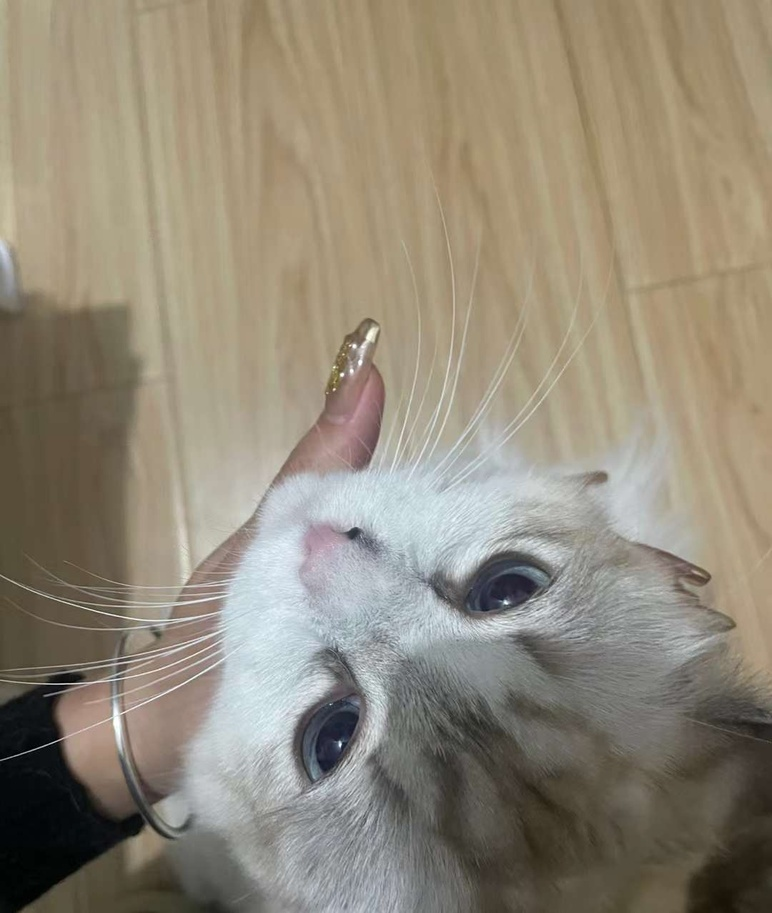
#> input picture 2022/chapter7/examples/Cat/cat.jpg, 772 x 913 px, shrunk from 1080 x 1277 before the run
$ python 002-less-100.py
#> lines starting #> are read from the running program, lines starting #| are printed output that depends on the picture
from PIL import Image
im = Image.open('cat.jpg')
#> im is the input picture: PIL image 772x913 RGB; mean R, G, B 145.6, 137, 120.3
print(im.mode)
#| RGB
r, g, b = im.split()
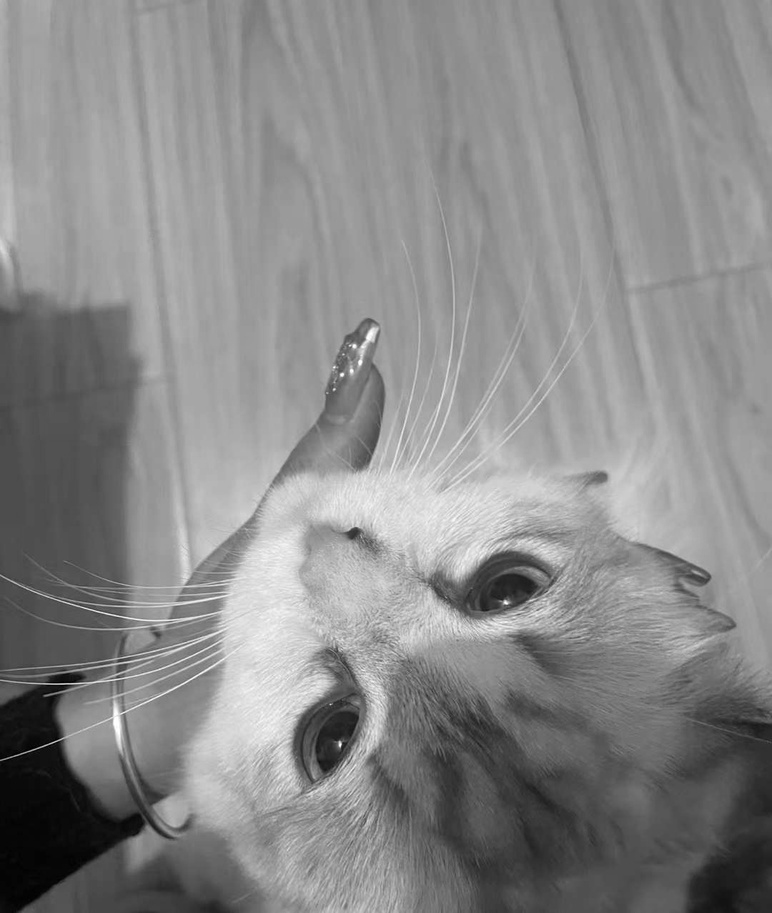
#> g: PIL image 772x913 L; min 0, max 255, mean 137
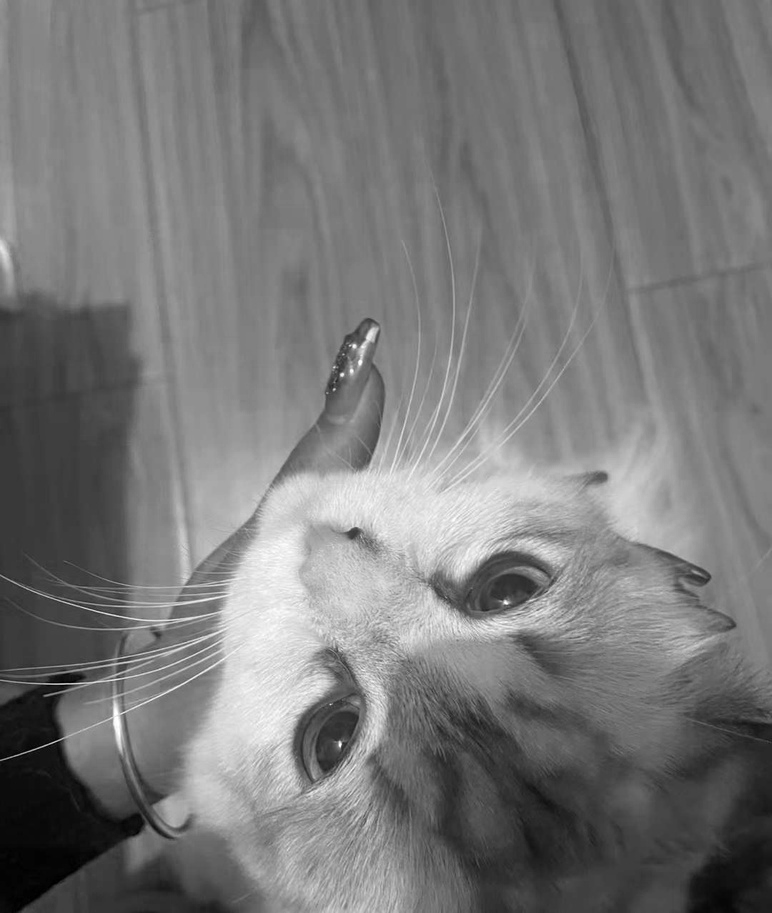
#> b: PIL image 772x913 L; min 0, max 255, mean 120.3
threshhold = 100
newr = r.point(lambda i: i < threshhold and i or 255)  # 选择red通道值低于100的像素点
newg = g.point(lambda i: i < threshhold and i or 255)  # 选择green通道值低于100的像素点
newb = b.point(lambda i: i < threshhold and i or 255)  # 选择blue通道值低于100的像素点
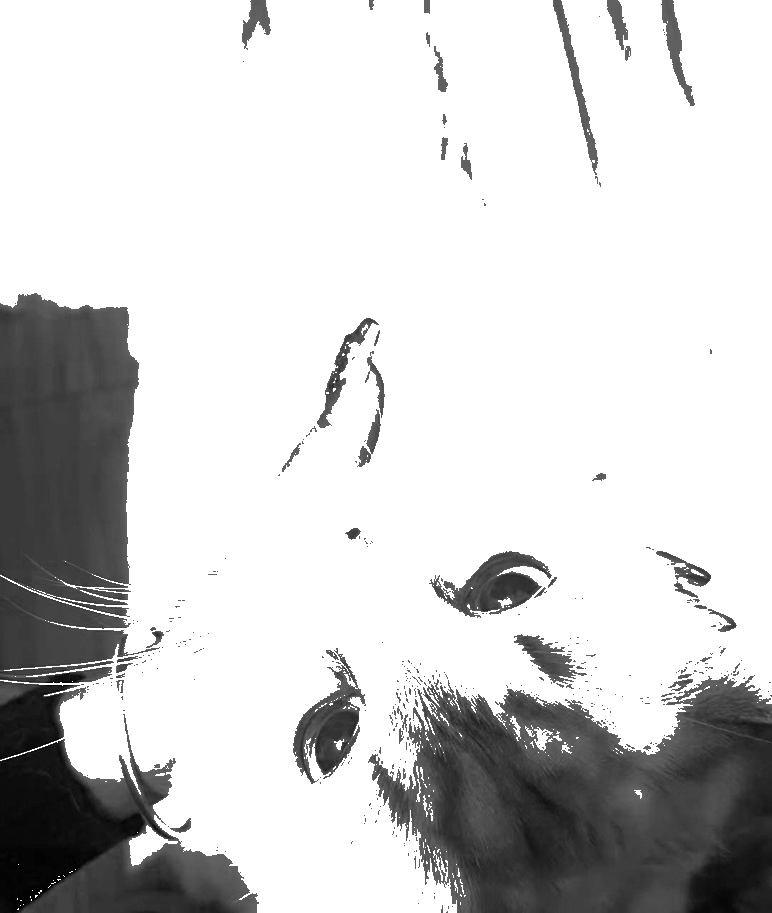
#> newb: PIL image 772x913 L; min 1, max 255, mean 207.7
om = Image.merge(im.mode, (r, newg, newb))
om.save('birdnestMerge-less-{}-keep-r.jpg'.format(threshhold))

om = Image.merge(im.mode, (newr, g, newb))
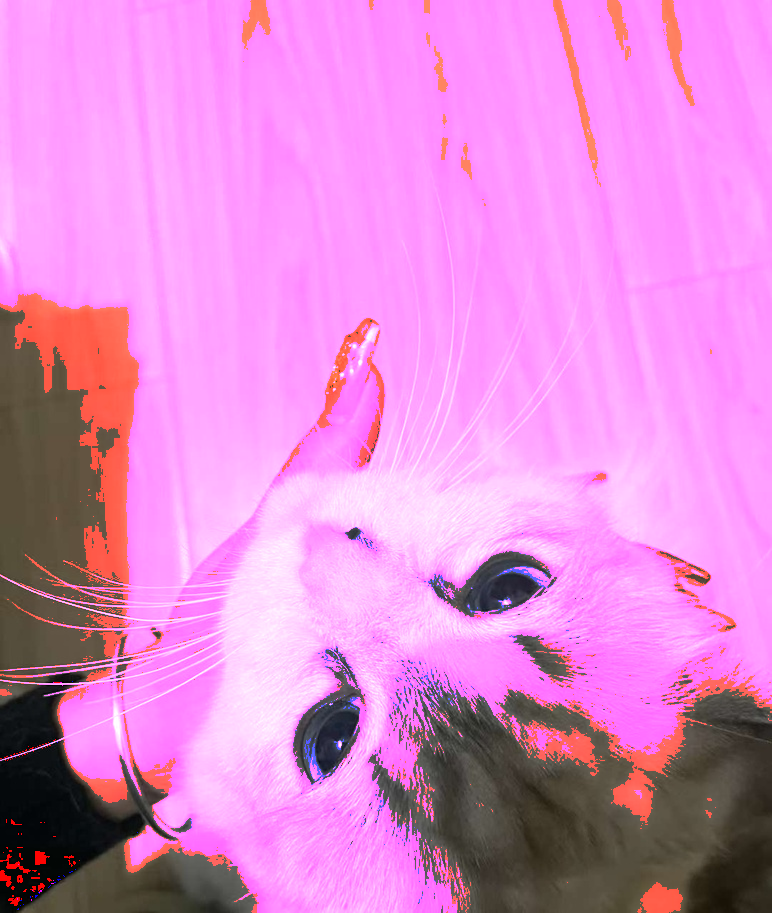
#> om: PIL image 772x913 RGB; mean R, G, B 219.3, 137, 207.7
om.save('birdnestMerge-less-{}-keep-g.jpg'.format(threshhold))

om = Image.merge(im.mode, (newr, newg, b))
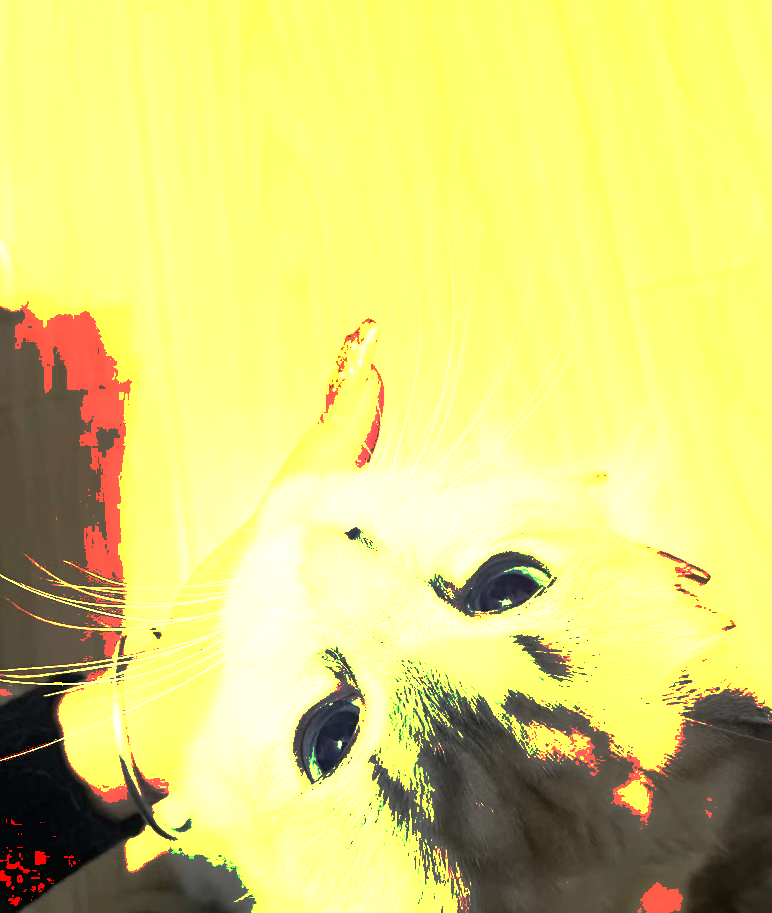
#> om: PIL image 772x913 RGB; mean R, G, B 219.3, 214.3, 120.3
om.save('birdnestMerge-less-{}-keep-b.jpg'.format(threshhold))

om = Image.merge(im.mode, (newr, newg, newb))
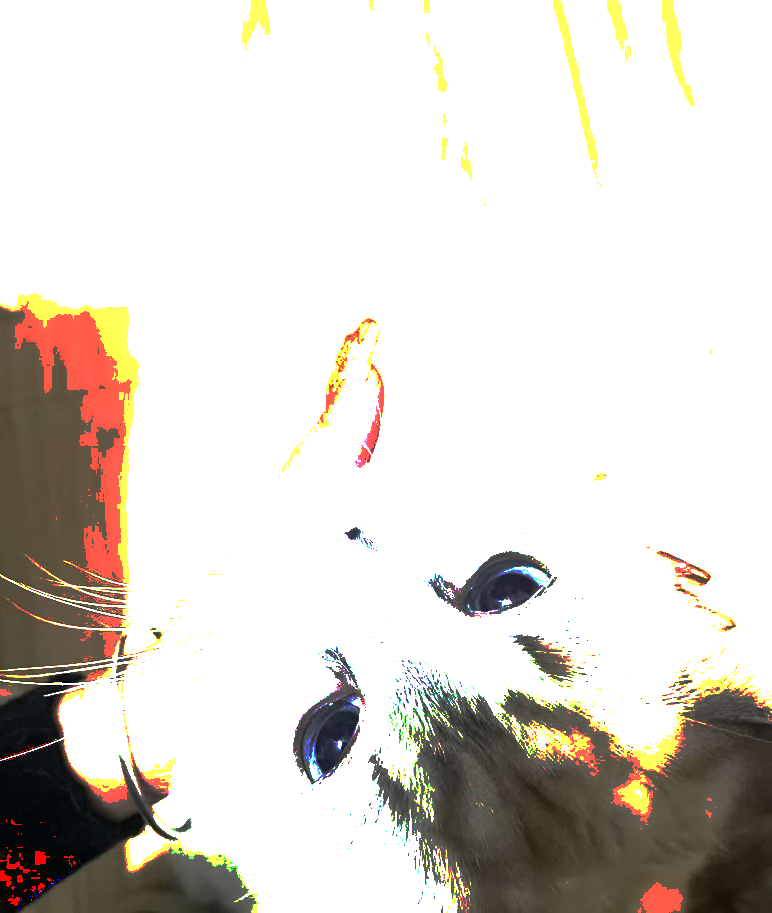
#> om: PIL image 772x913 RGB; mean R, G, B 219.3, 214.3, 207.7
om.save('birdnestMerge-less-{}.jpg'.format(threshhold))
